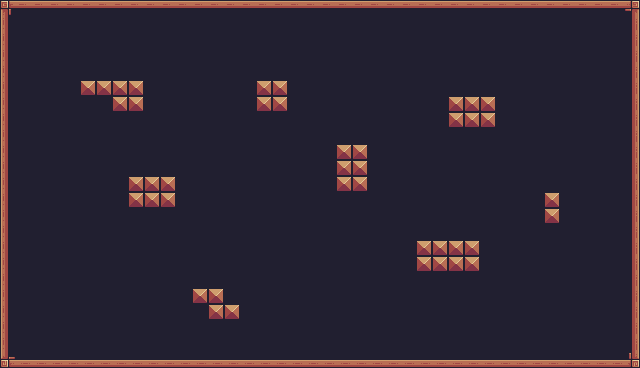

Below is a game level as drawn by its tile map, then a one-line description and the .tmx file that defines it, in full:
An orthogonal 40x23 tile map with 16x16 px tiles, 1 tile layer (background) and 14 objects.

<map version="1.10" tiledversion="1.10.2" orientation="orthogonal" renderorder="right-down" width="40" height="23" tilewidth="16" tileheight="16" infinite="0" nextlayerid="5" nextobjectid="55">
 <tileset firstgid="1" source="robotron.tsx" />
 <layer id="1" name="background" width="40" height="23">
  <data encoding="csv">
89,90,90,90,90,90,90,90,90,90,90,90,90,90,90,90,90,90,90,90,90,90,90,90,90,90,90,90,90,90,90,90,90,90,90,90,90,90,90,91,
111,24,24,24,24,24,24,24,24,24,24,24,24,24,24,24,24,24,24,24,24,24,24,24,24,24,24,24,24,24,24,24,24,24,24,24,24,24,24,113,
111,24,24,24,24,24,24,24,24,24,24,24,24,24,24,24,24,24,24,24,24,24,24,24,24,24,24,24,24,24,24,24,24,24,24,24,24,24,24,113,
111,24,24,24,24,24,24,24,24,24,24,24,24,24,24,24,24,24,24,24,24,24,24,24,24,24,24,24,24,24,24,24,24,24,24,24,24,24,24,113,
111,24,24,24,24,24,24,24,24,24,24,24,24,24,24,24,24,24,24,24,24,24,24,24,24,24,24,24,24,24,24,24,24,24,24,24,24,24,24,113,
111,24,24,24,24,35,35,35,35,24,24,24,24,24,24,24,35,35,24,24,24,24,24,24,24,24,24,24,24,24,24,24,24,24,24,24,24,24,24,113,
111,24,24,24,24,24,24,35,35,24,24,24,24,24,24,24,35,35,24,24,24,24,24,24,24,24,24,24,35,35,35,24,24,24,24,24,24,24,24,113,
111,24,24,24,24,24,24,24,24,24,24,24,24,24,24,24,24,24,24,24,24,24,24,24,24,24,24,24,35,35,35,24,24,24,24,24,24,24,24,113,
111,24,24,24,24,24,24,24,24,24,24,24,24,24,24,24,24,24,24,24,24,24,24,24,24,24,24,24,24,24,24,24,24,24,24,24,24,24,24,113,
111,24,24,24,24,24,24,24,24,24,24,24,24,24,24,24,24,24,24,24,24,35,35,24,24,24,24,24,24,24,24,24,24,24,24,24,24,24,24,113,
111,24,24,24,24,24,24,24,24,24,24,24,24,24,24,24,24,24,24,24,24,35,35,24,24,24,24,24,24,24,24,24,24,24,24,24,24,24,24,113,
111,24,24,24,24,24,24,24,35,35,35,24,24,24,24,24,24,24,24,24,24,35,35,24,24,24,24,24,24,24,24,24,24,24,24,24,24,24,24,113,
111,24,24,24,24,24,24,24,35,35,35,24,24,24,24,24,24,24,24,24,24,24,24,24,24,24,24,24,24,24,24,24,24,24,35,24,24,24,24,113,
111,24,24,24,24,24,24,24,24,24,24,24,24,24,24,24,24,24,24,24,24,24,24,24,24,24,24,24,24,24,24,24,24,24,35,24,24,24,24,113,
111,24,24,24,24,24,24,24,24,24,24,24,24,24,24,24,24,24,24,24,24,24,24,24,24,24,24,24,24,24,24,24,24,24,24,24,24,24,24,113,
111,24,24,24,24,24,24,24,24,24,24,24,24,24,24,24,24,24,24,24,24,24,24,24,24,24,35,35,35,35,24,24,24,24,24,24,24,24,24,113,
111,24,24,24,24,24,24,24,24,24,24,24,24,24,24,24,24,24,24,24,24,24,24,24,24,24,35,35,35,35,24,24,24,24,24,24,24,24,24,113,
111,24,24,24,24,24,24,24,24,24,24,24,24,24,24,24,24,24,24,24,24,24,24,24,24,24,24,24,24,24,24,24,24,24,24,24,24,24,24,113,
111,24,24,24,24,24,24,24,24,24,24,24,35,35,24,24,24,24,24,24,24,24,24,24,24,24,24,24,24,24,24,24,24,24,24,24,24,24,24,113,
111,24,24,24,24,24,24,24,24,24,24,24,24,35,35,24,24,24,24,24,24,24,24,24,24,24,24,24,24,24,24,24,24,24,24,24,24,24,24,113,
111,24,24,24,24,24,24,24,24,24,24,24,24,24,24,24,24,24,24,24,24,24,24,24,24,24,24,24,24,24,24,24,24,24,24,24,24,24,24,113,
111,24,24,24,24,24,24,24,24,24,24,24,24,24,24,24,24,24,24,24,24,24,24,24,24,24,24,24,24,24,24,24,24,24,24,24,24,24,24,113,
133,134,134,134,134,134,134,134,134,134,134,134,134,134,134,134,134,134,134,134,134,134,134,134,134,134,134,134,134,134,134,134,134,134,134,134,134,134,134,135
</data>
 </layer>
 <objectgroup id="2" name="SpawnPoints" />
 <objectgroup id="3" name="collisionObjects">
  <object id="39" x="336.5" y="143.5" width="31.5" height="48.5" />
  <object id="41" x="256" y="80" width="32.5" height="32.5" />
  <object id="42" x="129" y="175.5" width="47" height="33" />
  <object id="43" x="448.5" y="96.5" width="47" height="32" />
  <object id="44" x="416" y="239.5" width="64.5" height="33" />
  <object id="46" x="1" y="1" width="630.5" height="8.5" />
  <object id="47" x="1" y="9.5" width="7.5" height="358.5" />
  <object id="48" x="10" y="361" width="622" height="7" />
  <object id="49" x="632" y="0.5" width="7" height="367" />
  <object id="50" x="80.5" y="80" width="31.5" height="16.5" />
  <object id="51" x="112" y="80.5" width="31.5" height="30.5" />
  <object id="52" x="192.5" y="288.5" width="30.5" height="15.5" />
  <object id="53" x="209" y="304" width="30.5" height="15.5" />
  <object id="54" x="545" y="193" width="15" height="31" />
 </objectgroup>
</map>
